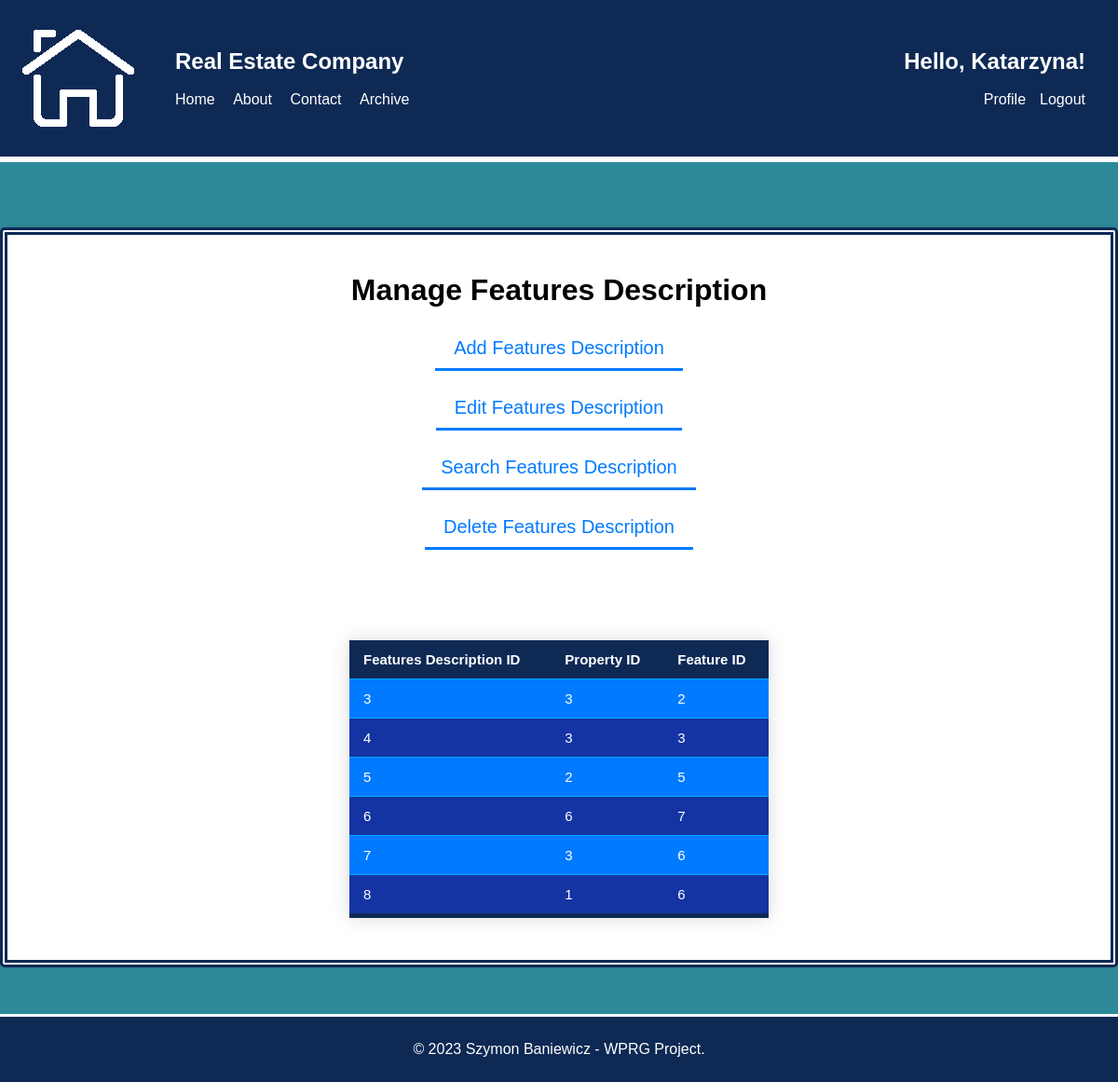
The page /php/CRUD/manage_features_description.php (signed in) on the database its author committed.
### tables this page shows
CREATE TABLE `features_description` (
  `ID` int(11) NOT NULL,
  `Property_Property_ID` int(11) NOT NULL,
  `Features_Feature_ID` int(11) NOT NULL
);

### php/CRUD/manage_features_description.php (the view, shortened to what this page needs)
<?php
require '../config.php';
$error_message = "";
if (!isset($_POST["search_features_description"])) {
    $query = "SELECT * FROM features_description";
    $stmt = $conn->prepare($query);
    $stmt->execute();
    $result = $stmt->get_result();
    $features_descriptions = $result->fetch_all(MYSQLI_ASSOC);
}
?>
<!DOCTYPE html>
<html>
<head>
    <link rel="stylesheet" type="text/css" href="../../css/style.css">
</head>
<body>
<header>
    <div class="header-container">
        <div class="left-nav">
            <img src="../../img/logo.png">
            <nav>
                <ul>
                    <li><h1>Real Estate Company</h1></li><br><br>
                    <li><a href="../index.php">Home</a></li>
                    <li><a href="../about.php">About</a></li>
                    <li><a href="../contact.php">Contact</a></li>
                    <li><a href="../archive.php">Archive</a></li>
                </ul>
            </nav>
        </div>
        <?php
        if (isset($_SESSION['login_user'])) {
            echo '<div class="right-nav">';
            echo '<nav>';
            echo '<ul>';
            echo '<li><h1>Hello, ' . $_SESSION['first_name'] . '!</h1></li><br><br>';
            echo '<li><a href="../profile.php">Profile</a></li>';
            echo '<li><a href="../logout.php">Logout</a></li>';
            echo '</ul>';
            echo '</nav>';
            echo '</div>';
        } else {
            header("location: ../login.php");
            exit;
        }
        ?>
    </div>
</header>
<div class="content-section">
<div class="form-container-profile">
    <h1>Manage Features Description</h1>
    <form method="POST" action="manage_features_description.php">
        <input type="button" id="add-features-description-button" value="Add Features Description" class="form-button"><br><br>
        <input type="button" id="edit-features-description-button" value="Edit Features Description" class="form-button"><br><br>
        <input type="button" id="search-features-description-button" value="Search Features Description" class="form-button"><br><br>
        <input type="button" id="delete-features-description-button" value="Delete Features Description" class="form-button"><br><br><br>
    </form>
    <br><br>
    <?php if (!empty($error_message)) { ?>
        <p class="error"><?php echo "<div class='error-message'><h3>$error_message</h3></div>"; ?></p>
    <?php } else { ?>
    <div id='features-description-list'>
    <table id="crud-table">
        <tr>
            <th>Features Description ID</th>
            <th>Property ID</th>
            <th>Feature ID</th>
        </tr>
        <?php
            foreach ($features_descriptions as $features_description) {
                echo '<tr>';
                echo '<td>' . $features_description["ID"] . '</td>';
                echo '<td>' . $features_description["Property_Property_ID"] . '</td>';
                echo '<td>' . $features_description["Features_Feature_ID"] . '</td>';
                echo '</tr>';
            }
        ?>
    </table>
    </div>
    <?php } ?>
</div>
</div>
<footer>
    <p>&copy; 2023 Szymon Baniewicz - WPRG Project.</p>
</footer>
</body>
</html>

### css/style.css (style rules this page uses)
* { box-sizing: border-box; }
body { margin: 0; padding: 0; font-family: Arial, sans-serif; height: 100%; width: 100%; min-height: 100%; display: flex; flex-direction: column; }
header { background-color: #0E2954; color: #fff; padding: 20px; width: 100%; border-bottom: 3px white solid; }
.header-container { display: flex; flex-direction: row; justify-content: space-between; align-items: center; }
.left-nav, .right-nav { display: flex; align-items: center; list-style-type: none; padding: 0; }
.right-nav { text-align: right; }
.left-nav ul li, .right-nav ul li { list-style-type: none; }
.left-nav a, .right-nav a { color: inherit; text-decoration: none; }
nav ul li { margin-right: 15px; list-style-type: none; display: inline-block; }
header h1 { margin: 0; }
nav ul li a { color: #fff; text-decoration: none; }
.content-section { flex-grow: 1; display: flex; justify-content: center; background-color: #2E8A99; padding: 50px; text-align: center; min-height: calc(100vh - 50px); border-top: 3px white solid; }
footer { color: #fff; padding: 10px; text-align: center; margin-top: auto; width: 100%; background-color: #0E2954; border-top: 3px white solid; }
.form-button { padding: 10px 20px; font-size: 20px; background-color: transparent; color: #000; cursor: pointer; text-decoration: none; transition: color 0.3s, border-bottom-color 0.3s; border: none; color: #007aff; border-bottom: 3px solid #007aff; }
.form-container-profile { display: flex; flex-direction: column; align-items: center; width: 95%; min-width: 1200px; min-height: 330px; background-color: #fff; padding: 20px; border-radius: 5px; box-shadow: 0px 0px 10px 0px rgba(0,0,0,0.1); margin-top: 20px; border: 8px #0E2954 double; }
#crud-table { border-collapse: collapse; margin: 25px 0; font-size: 15px; min-width: 450px; box-shadow: 0 0 20px rgba(0, 0, 0, 0.15); background-color: #1434A4; color: #ffffff; text-align: left; }
#crud-table th { background-color: #0E2954; }
#crud-table th, td { padding: 12px 15px; }
#crud-table tbody tr { border-bottom: 1px solid #00a9ff;; }
#crud-table tbody tr:nth-of-type(even) { background-color: #007aff;; }
#crud-table tbody tr:last-of-type { border-bottom: 5px solid #0E2954; }

### rows shown on the page
features_description: ID "3", Property_Property_ID "3", Features_Feature_ID "2"
features_description: ID "4", Property_Property_ID "3", Features_Feature_ID "3"
features_description: ID "5", Property_Property_ID "2", Features_Feature_ID "5"
features_description: ID "6", Property_Property_ID "6", Features_Feature_ID "7"
features_description: ID "7", Property_Property_ID "3", Features_Feature_ID "6"
features_description: ID "8", Property_Property_ID "1", Features_Feature_ID "6"

### other values the page prints
$_SESSION['first_name'] "Katarzyna"
